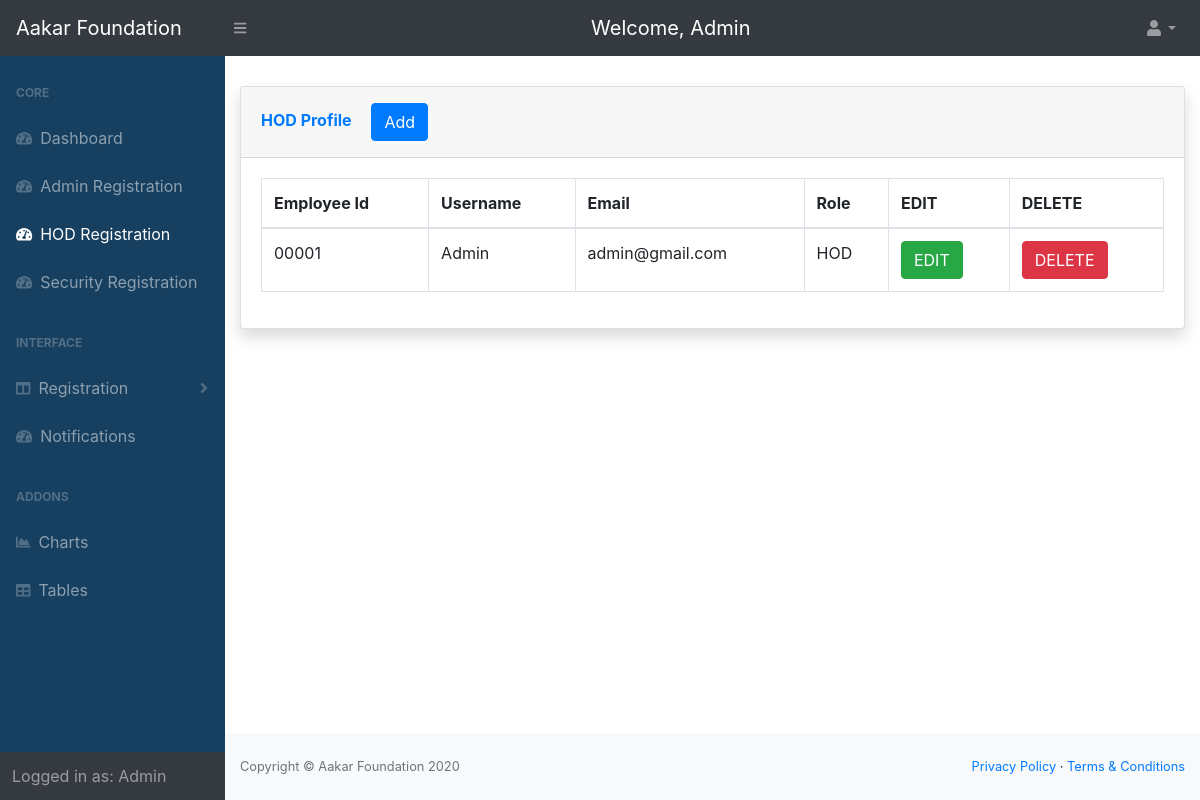
Page /admin_4/add_hod_4.php (signed in) on the earlier database version.
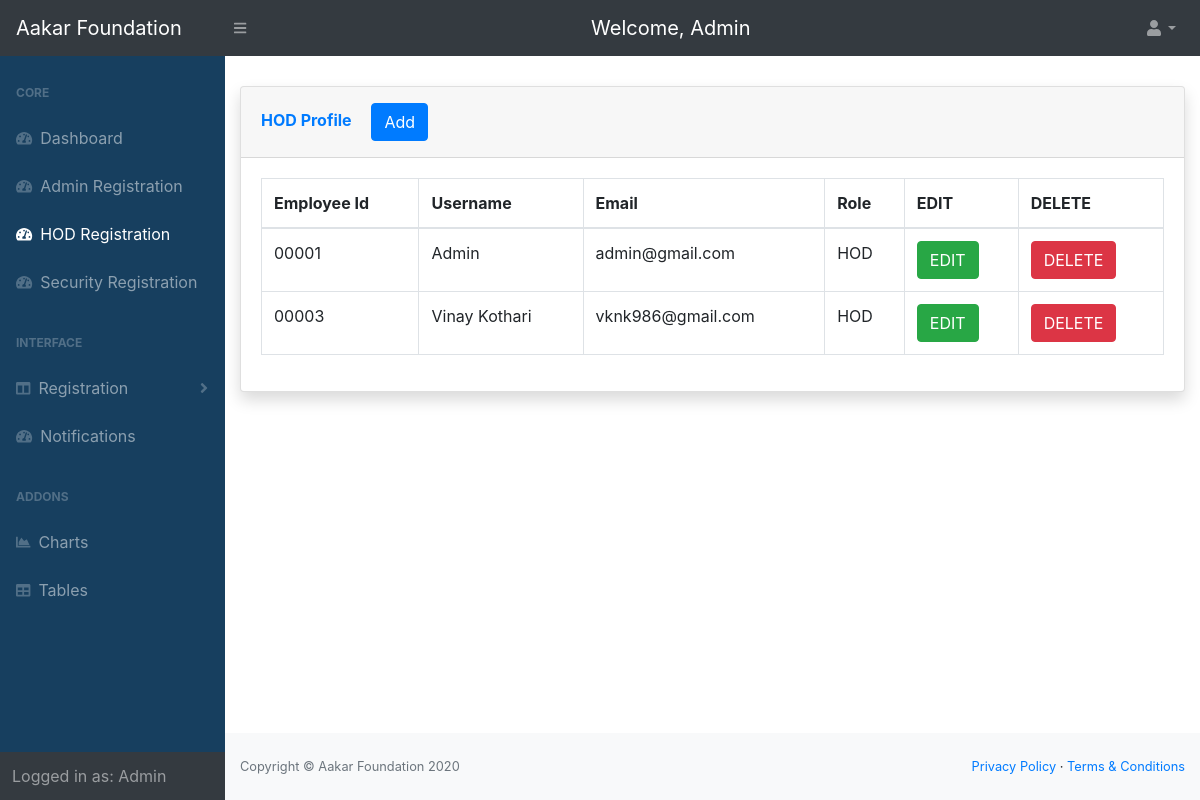
Same page on the later database version.
### tables this page shows
CREATE TABLE `hod` (
  `id` varchar(20) NOT NULL,
  `username` varchar(45) NOT NULL,
  `email` varchar(45) NOT NULL,
  `password` text NOT NULL,
  `first_name` varchar(45) NOT NULL,
  `last_name` varchar(45) NOT NULL,
  `admin_id` varchar(20) NOT NULL
);

### php-utils/signup.utils.php (called while the page is built, shortened)
<?php
if(!function_exists("getUserData")) {
  function getUserData($link,$type,$assignedBy) {
    $query = "SELECT * FROM `".$type."` ".
    (
      (strcmp($type,'employee')==0) ? "WHERE `hod_id` = ".$assignedBy : ""
    )
    .";";
    $result = mysqli_query($link,$query);
    return $result;
  }
}
?>

### admin_4/add_hod_4.php (the view, shortened to what this page needs)
<?php
include('header_4.php');
include('navbar_4.php');
include('../php-utils/db/db.variables.php');
include('../php-utils/db/db.connection.php');
include('../php-utils/signup.utils.php');
$link = connectionToDB($host, $username, $pass, $db);
$result = getUserData($link,'hod',$_SESSION['id']);
?>
 <main style="margin-top: 30px;">
        <div class="container-fluid">
            <div class="card shadow mb-4">
                <div class="card-header py-3">
                    <h6 class="m-0 font-weight-bold text-primary">HOD Profile
                        <button type="button" class="ml-3 btn btn-primary text-left" data-toggle="modal" data-target="#addhodprofile">Add</button>
                    </h6>
                </div>
                <div class="card-body">
                    <div class="table-responsive">
                        <table class="table table-bordered" id="dataTable" width="100%" cellspacing="0">
                            <thead>
                                <tr>
                                    <th> Employee Id </th>
                                    <th> Username </th>
                                    <th> Email </th>
                                    <th> Role </th>
                                    <th> EDIT </th>
                                    <th> DELETE </th>
                                </tr>
                            </thead>
                            <tbody>
                            <?php
while($row = mysqli_fetch_array($result,MYSQLI_ASSOC)){
echo '<tr>
<td>'.$row['id'].'</td>
<td>'.$row['first_name'].' '.$row['last_name'].'</td>
<td>'.$row['email'].'</td>
<td>HOD</td>
<td>
<button type="submit" name="edit_btn" class="btn btn-success"> EDIT</button>
</td>
<td>
<button type="submit" name="delete_btn" class="btn btn-danger"> DELETE</button>
</td>
</tr>';
}
?>
                            </tbody>
                        </table>
                    </div>
                </div>
            </div>
        </div>
    </main>
<?php
include('footer_4.php');
include('scripts_4.php');
?>

### admin_4/header_4.php (shortened to what this page needs)
<!doctype html>
<html lang="en">
<head>
  <link rel="stylesheet" href="https://stackpath.bootstrapcdn.com/bootstrap/4.5.2/css/bootstrap.min.css">
  <link href="css/login.css" rel="stylesheet">
  <link href="css/style.css" rel="stylesheet">
<body>
  <div id="wrapper">

### admin_4/navbar_4.php (shortened to what this page needs)
<nav class="sb-topnav navbar navbar-expand navbar-dark bg-dark sticky-top">
        <a class="navbar-brand" href="booking_4.php">Aakar Foundation</a>
        <button class="btn btn-link btn-sm order-1 order-lg-0" id="sidebarToggle" href="#"><i class="fas fa-bars"></i></button>
        <span class="d-none d-md-inline-block form-inline ml-auto mr-0 mr-md-3 my-2 my-md-0 navbar-brand" >
            Welcome,
            <?php
                echo $_SESSION['firstname'];
            ?>
        </span>
        <ul class="navbar-nav ml-auto ">
            <li class="nav-item dropdown">
                <a class="nav-link dropdown-toggle" id="userDropdown" href="#" role="button" data-toggle="dropdown" aria-haspopup="true" aria-expanded="false"><i class="fas fa-user fa-fw"></i></a>
            </li>
        </ul>
    </nav>
    <div id="layoutSidenav">
        <div id="layoutSidenav_nav">
            <nav class="sb-sidenav accordion sb-sidenav-dark" id="sidenavAccordion" style="background-color: #173F5F;">
                <div class="sb-sidenav-menu">
                    <div class="nav">
                        <div class="sb-sidenav-menu-heading">Core</div>
                        <a class="nav-link" href="booking_4.php">
                            <div class="sb-nav-link-icon"><i class="fas fa-tachometer-alt"></i></div>
                            Dashboard
                        </a>
                        <a class="nav-link" href="add_admin_4.php">
                            <div class="sb-nav-link-icon"><i class="fas fa-tachometer-alt"></i></div>
                            Admin Registration
                        </a>
                        <a class="nav-link" href="add_hod_4.php">
                            <div class="sb-nav-link-icon"><i class="fas fa-tachometer-alt"></i></div>
                            HOD Registration
                        </a>
                        <a class="nav-link" href="add_security_4.php">
                            <div class="sb-nav-link-icon"><i class="fas fa-tachometer-alt"></i></div>
                            Security Registration
                        </a>
                        <div class="sb-sidenav-menu-heading">Interface</div>
                        <a class="nav-link collapsed" href="#" data-toggle="collapse" data-target="#collapseLayouts" aria-expanded="false" aria-controls="collapseLayouts">
                            <div class="sb-nav-link-icon"><i class="fas fa-columns"></i></div>
                            Registration
                            <div class="sb-sidenav-collapse-arrow"><i class="fas fa-angle-down"></i></div>
                        </a>
                        <a class="nav-link" href="notification_4.php">
                            <div class="sb-nav-link-icon"><i class="fas fa-tachometer-alt"></i></div>
                            Notifications
                        </a>
                        <div class="sb-sidenav-menu-heading">Addons</div>
                            <a class="nav-link" href="charts.html">
                                <div class="sb-nav-link-icon"><i class="fas fa-chart-area"></i></div>
                                Charts
                            </a>
                            <a class="nav-link" href="tables.html">
                                <div class="sb-nav-link-icon"><i class="fas fa-table"></i></div>
                                Tables
                            </a>
                        </div>
                </div>
                <div class="sb-sidenav-footer">
                    <div class="large">Logged in as: Admin</div>
                </div>
            </nav>
        </div>
        <div id="layoutSidenav_content">

### admin_4/footer_4.php
<footer class="py-4 bg-light mt-auto">
    <div class="container-fluid">
        <div class="d-flex align-items-center justify-content-between small">
            <div class="text-muted">Copyright &copy; Aakar Foundation 2020</div>
            <div>
                <a href="#">Privacy Policy</a> &middot;
                <a href="#">Terms &amp; Conditions</a>
            </div>
        </div>
    </div>
</footer>

### admin_4/scripts_4.php (shortened to what this page needs)
</body>
</html>

### admin_4/css/style.css (style rules this page uses)
#layoutSidenav { display: flex; }
#layoutSidenav #layoutSidenav_nav { flex-basis: 225px; flex-shrink: 0; transition: transform 0.15s ease-in-out; z-index: 1038; transform: translateX(-225px); }
#layoutSidenav #layoutSidenav_content { position: relative; display: flex; flex-direction: column; justify-content: space-between; min-width: 0; flex-grow: 1; min-height: calc(100vh - 56px); margin-left: -225px; }
@media (min-width: 992px) { #layoutSidenav #layoutSidenav_nav { transform: translateX(0); } }
@media (min-width: 992px) { #layoutSidenav #layoutSidenav_content { margin-left: 0; transition: margin 0.15s ease-in-out; } }
.nav .nav-link .sb-nav-link-icon, .sb-sidenav-menu .nav-link .sb-nav-link-icon { margin-right: 0.5rem; }
.sb-topnav { padding-left: 0; height: 56px; z-index: 1039; }
.sb-topnav .navbar-brand { width: 225px; padding-left: 1rem; padding-right: 1rem; margin: 0; }
.sb-topnav.navbar-dark #sidebarToggle { color: rgba(255, 255, 255, 0.5); }
.sb-sidenav { display: flex; flex-direction: column; height: 100%; flex-wrap: nowrap; }
.sb-sidenav .sb-sidenav-menu { flex-grow: 1; }
.sb-sidenav .sb-sidenav-menu .nav { flex-direction: column; flex-wrap: nowrap; }
.sb-sidenav .sb-sidenav-menu .nav .sb-sidenav-menu-heading { padding: 1.75rem 1rem 0.75rem; font-size: 0.75rem; font-weight: bold; text-transform: uppercase; }
.sb-sidenav .sb-sidenav-menu .nav .nav-link { display: flex; align-items: center; padding-top: 0.75rem; padding-bottom: 0.75rem; position: relative; }
.sb-sidenav .sb-sidenav-menu .nav .nav-link .sb-nav-link-icon { font-size: 0.9rem; }
.sb-sidenav .sb-sidenav-menu .nav .nav-link .sb-sidenav-collapse-arrow { display: inline-block; margin-left: auto; transition: transform 0.15s ease; }
.sb-sidenav .sb-sidenav-menu .nav .nav-link.collapsed .sb-sidenav-collapse-arrow { transform: rotate(-90deg); }
.sb-sidenav .sb-sidenav-footer { padding: 0.75rem; flex-shrink: 0; }
.sb-sidenav-dark { background-color: #212529; color: rgba(255, 255, 255, 0.5); }
.sb-sidenav-dark .sb-sidenav-menu .sb-sidenav-menu-heading { color: rgba(255, 255, 255, 0.25); }
.sb-sidenav-dark .sb-sidenav-menu .nav-link { color: rgba(255, 255, 255, 0.5); }
.sb-sidenav-dark .sb-sidenav-menu .nav-link .sb-nav-link-icon { color: rgba(255, 255, 255, 0.25); }
.sb-sidenav-dark .sb-sidenav-menu .nav-link .sb-sidenav-collapse-arrow { color: rgba(255, 255, 255, 0.25); }
.sb-sidenav-dark .sb-sidenav-menu .nav-link.active { color: #fff; }
.sb-sidenav-dark .sb-sidenav-menu .nav-link.active .sb-nav-link-icon { color: #fff; }
.sb-sidenav-dark .sb-sidenav-footer { background-color: #343a40; }

Differences in the rows shown:
added hod: id "00003", first_name "Vinay", last_name "Kothari", email "vknk986@gmail.com"
